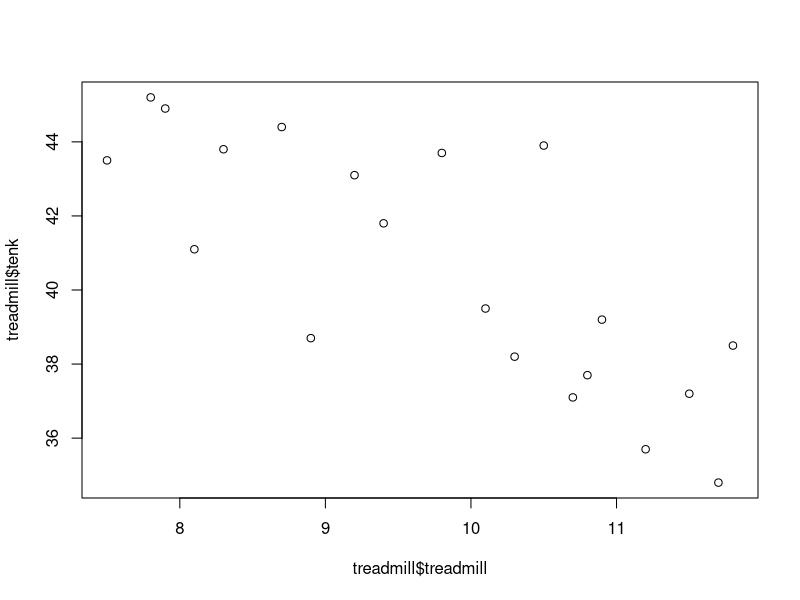
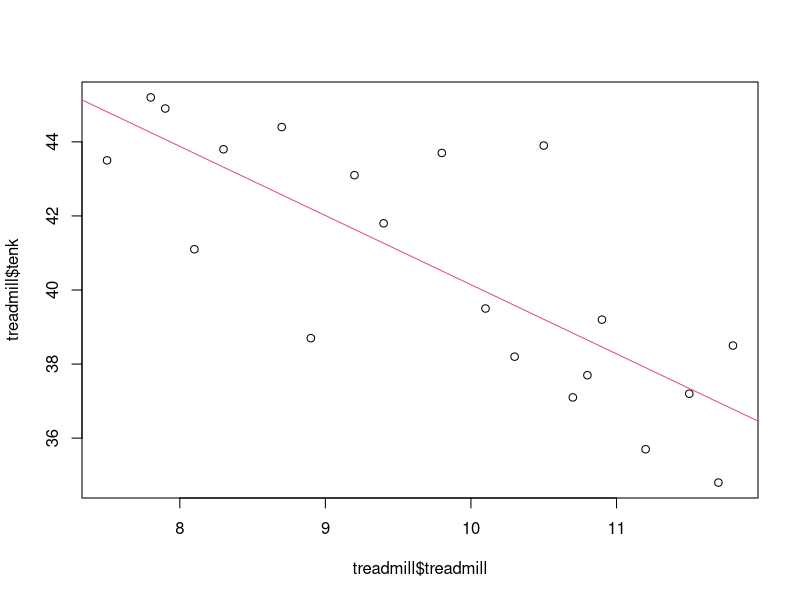

Recreate these plots in R, in order.
## ---- chunk 1
knitr::opts_chunk$set(echo = TRUE, warnings = FALSE, error = FALSE)
## ---- chunk 2
treadmill <- read.table(file="data/fitness.txt", header=TRUE)
## ---- chunk 3
plot(treadmill$treadmill, treadmill$tenk)
## ---- chunk 4
slr_tread <- lm(tenk ~ treadmill, data=treadmill)
plot(treadmill$treadmill, treadmill$tenk)
abline(slr_tread, col=2)
## ---- chunk 5
summary(slr_tread)
## ---- chunk 6
RSE <- 2.102
RSE**2
## ---- chunk 7
confint(slr_tread, 'treadmill', level=0.95)
## ---- chunk 8
mu_new <- 58.8158 - 1.8673*11
mu_new
## ---- chunk 9
predict(slr_tread, data.frame(treadmill=11), interval="conf", level =0.95)
## ---- chunk 10
y_new <- 58.8158 - 1.8673*11
y_new
## ---- chunk 11
predict(slr_tread, data.frame(treadmill=11), interval="pred", level =0.95)
